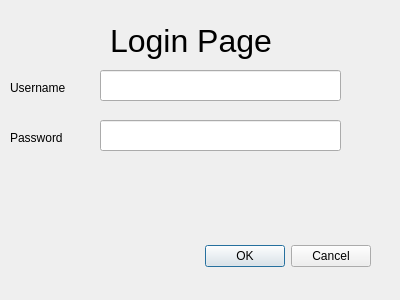
<?xml version="1.0" encoding="UTF-8"?>
<ui version="4.0">
 <class>LoginPage</class>
 <widget class="QDialog" name="LoginPage">
  <property name="geometry">
   <rect>
    <x>0</x>
    <y>0</y>
    <width>400</width>
    <height>300</height>
   </rect>
  </property>
  <property name="windowTitle">
   <string>Dialog</string>
  </property>
  <widget class="QDialogButtonBox" name="buttonBox">
   <property name="geometry">
    <rect>
     <x>30</x>
     <y>240</y>
     <width>341</width>
     <height>32</height>
    </rect>
   </property>
   <property name="orientation">
    <enum>Qt::Horizontal</enum>
   </property>
   <property name="standardButtons">
    <set>QDialogButtonBox::Cancel|QDialogButtonBox::Ok</set>
   </property>
  </widget>
  <widget class="QLabel" name="label">
   <property name="geometry">
    <rect>
     <x>10</x>
     <y>80</y>
     <width>61</width>
     <height>16</height>
    </rect>
   </property>
   <property name="text">
    <string>Username</string>
   </property>
  </widget>
  <widget class="QLabel" name="label_2">
   <property name="geometry">
    <rect>
     <x>10</x>
     <y>130</y>
     <width>61</width>
     <height>16</height>
    </rect>
   </property>
   <property name="text">
    <string>Password</string>
   </property>
  </widget>
  <widget class="QLabel" name="label_3">
   <property name="geometry">
    <rect>
     <x>110</x>
     <y>20</y>
     <width>221</width>
     <height>41</height>
    </rect>
   </property>
   <property name="font">
    <font>
     <pointsize>24</pointsize>
    </font>
   </property>
   <property name="text">
    <string>Login Page</string>
   </property>
  </widget>
  <widget class="QLineEdit" name="username">
   <property name="geometry">
    <rect>
     <x>100</x>
     <y>70</y>
     <width>241</width>
     <height>31</height>
    </rect>
   </property>
  </widget>
  <widget class="QLineEdit" name="password">
   <property name="geometry">
    <rect>
     <x>100</x>
     <y>120</y>
     <width>241</width>
     <height>31</height>
    </rect>
   </property>
   <property name="echoMode">
    <enum>QLineEdit::Password</enum>
   </property>
  </widget>
 </widget>
 <resources/>
 <connections>
  <connection>
   <sender>buttonBox</sender>
   <signal>accepted()</signal>
   <receiver>LoginPage</receiver>
   <slot>accept()</slot>
   <hints>
    <hint type="sourcelabel">
     <x>248</x>
     <y>254</y>
    </hint>
    <hint type="destinationlabel">
     <x>157</x>
     <y>274</y>
    </hint>
   </hints>
  </connection>
  <connection>
   <sender>buttonBox</sender>
   <signal>rejected()</signal>
   <receiver>LoginPage</receiver>
   <slot>reject()</slot>
   <hints>
    <hint type="sourcelabel">
     <x>316</x>
     <y>260</y>
    </hint>
    <hint type="destinationlabel">
     <x>286</x>
     <y>274</y>
    </hint>
   </hints>
  </connection>
 </connections>
</ui>
